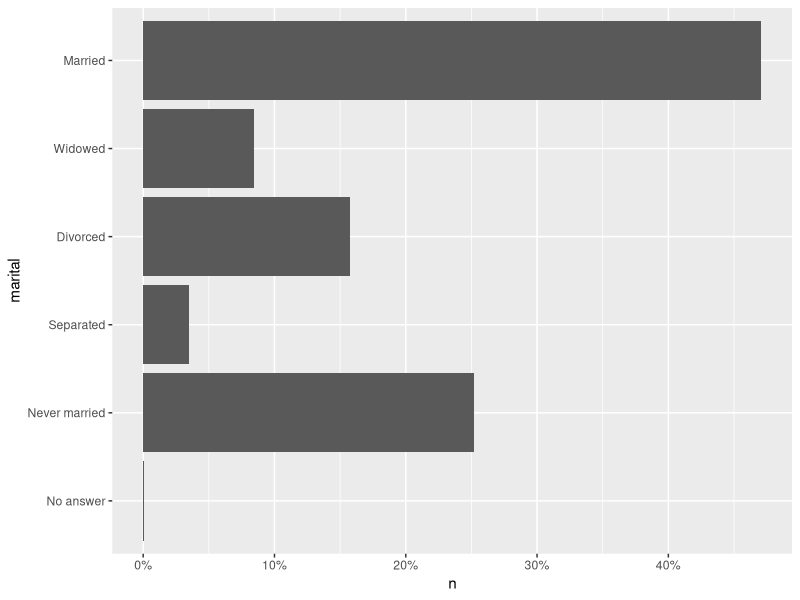
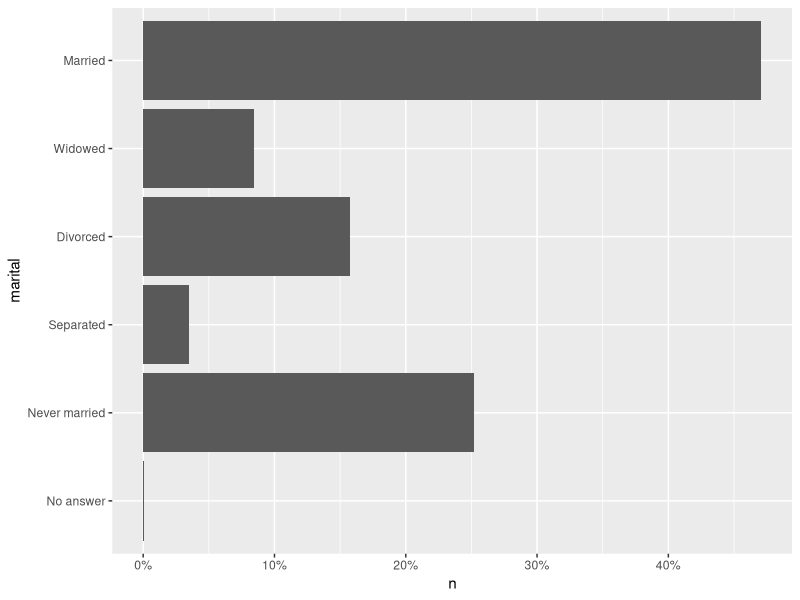

Generate these figures, in order, with R:
library(tidyverse)

# Before March 2020, ie before ggplot2 version 3.0

gss_cat %>% 
  count(marital) %>% 
  mutate(n = n / sum(n)) %>% 
  ggplot(aes(x = marital,
             y = n)) +
  geom_col() +
  coord_flip() +
  scale_y_continuous(labels = scales::percent_format())

# Now coord_flip is unnecessary

gss_cat %>% 
  count(marital) %>% 
  mutate(n = n / sum(n)) %>% 
  ggplot(aes(x = n,
             y = marital)) +
  geom_col() +
  scale_x_continuous(labels = scales::percent_format())
